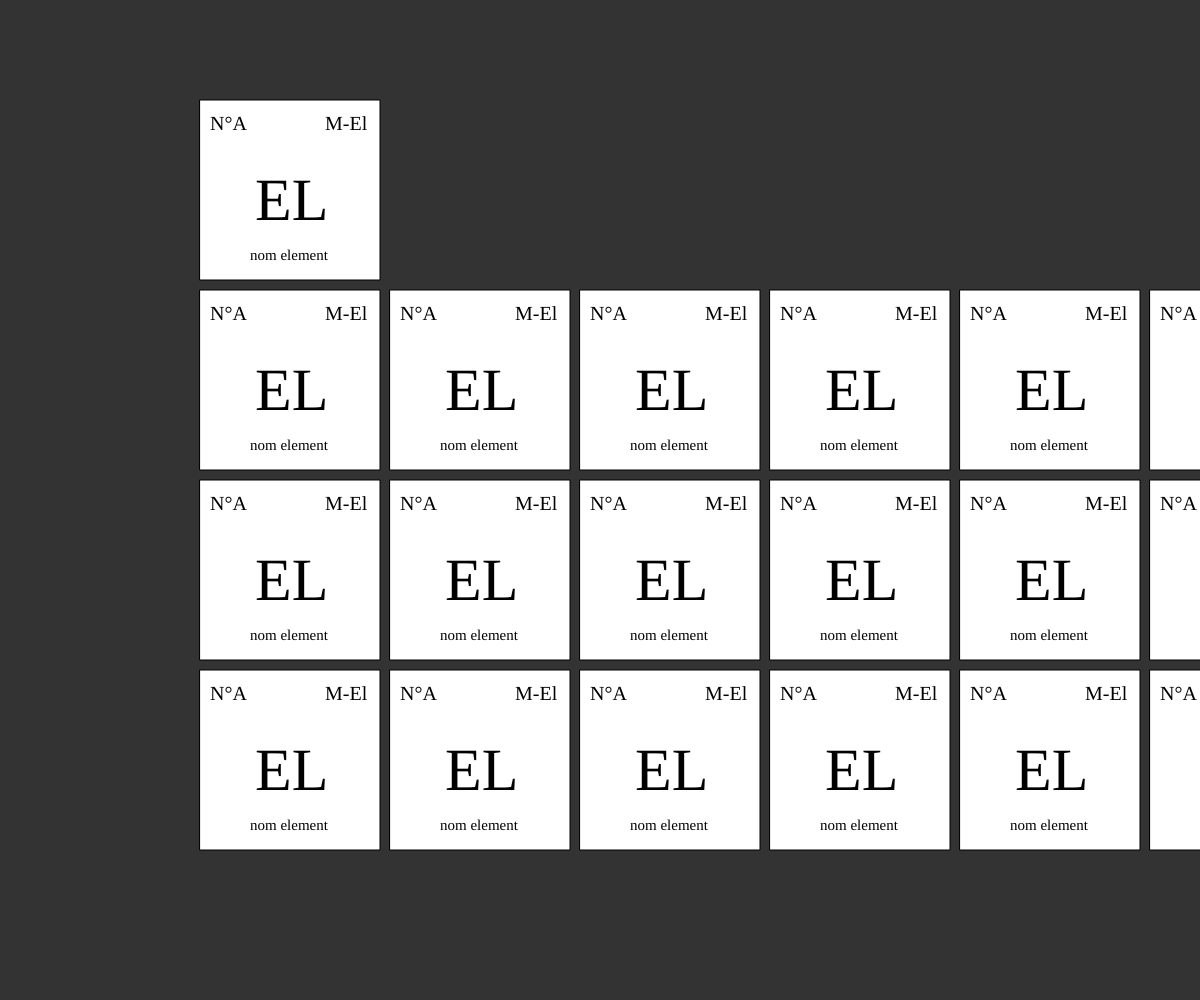
Frame 1 (no input)
Frame 60 (no input): identical to frame 1, image omitted
Frame 120 (the mouse pressed at the canvas centre since frame 60): identical to frame 1, image omitted

The p5.js sketch that drew this single still picture (run headless with seeded random() and noise() and a simulated clock; from frame 60 on, the mouse is pressed at the canvas centre):

// p5.js sketch
// ── sketch.js
let sprite = 180
function setup() {
    createCanvas(windowWidth, windowHeight);
}

function draw() {
//création d'un tableau réduit pour pouvoir placer les éléments avec une taille de sprite précis.
// test sans fonctionnement en objet, on a donc du basique, il faudra créer un fichier texte ou une base de données (préférence fichier texte) pour les données
  background(51);
  for(i=0;i<8;i++){
    for(g=0;g<4;g++){
      if (!(g == 0 & i != 0 & i != 7)){
      square(i*sprite + 10*i + 200, g*sprite + 10*g + 100, sprite);
      //affichage d'un element
      textSize(60);
      textFont('Georgia');
      text("EL", i*sprite + 10*i + 255, g*sprite + 10*g + 220);
      //affichage numero atomique
      textSize(20);
      text("N°A", i*sprite + 10*i + 210, g*sprite + 10*g + 130);
      //affichage masse molaire
      textSize(20);
      text("M-El", i*sprite + 10*i + 325, g*sprite + 10*g + 130);
      textSize(15);
      text("nom element", i*sprite + 10*i + 250, g*sprite + 10*g + 260);
    }

    }
  }
}

//
function windowResized() {
  resizeCanvas(windowWidth, windowHeight);
}

// ── bdd.js
//base de donnée simplifiée des 3 premières lignes du TP, vous pouvez rajoutez des elements si vous en avez besoin
let bdd = new Array();

bdd[0] = "symbole:nom:numéro atomique:nombre de masse:masse molaire:Année de découverte:image"
bdd[1] = "H:Hydrogène:1:1:1.0079:1776:H.png"
bdd[2] = "He:Hélium:2:4:4.00260:1895:He.png"
bdd[3] = "Li:Lithium:3:6:6.9410:1817:Li.png"
bdd[4] = "Be:Béryllium:4:9:9.0121:1797:Be.png"
bdd[5] = "B:Bore:5:10:10.8110:1808:B.png"
bdd[6] = "C:Carbone:6:12:12.0107:ancien:C.png"
bdd[7] = "N:Azote:7:14:14.0067:1722:N.png"
bdd[8] = "O:Oxygène:8:16:15.9940:1774:O.png"
bdd[9] = "F:Fluor:9:19:18.9984:1886:F.png"
bdd[10] = "Ne:Néon:10:20:20.1797:1898:Ne.png"
bdd[11] = "Na:Sodium:11:23:11:22.9897:1807:Na.png"
bdd[12] = "Mg:Magnésium:12:24:24.3050:1755:Mg.png"
bdd[13] = "Al:Aluminium:13:27:26.9815:1825:Al.png"
bdd[14] = "Si:Silicium:14:28:28.0855:1824:Si.png"
bdd[15] = "P:Phosphore:15:31:30.9737:1669:P.png"
bdd[16] = "S:Soufre:16:32:32.065:ancien:S.png"
bdd[17] = "Cl:Chlore:17:35:35.4527:1774:Cl.png"
bdd[18] = "Ar:Argon:18:40:39.9480:1894:Ar.png"

for(i=0;i<19;i++){
  bdd[i] = bdd[i].split(":")
}

console.log(bdd)
